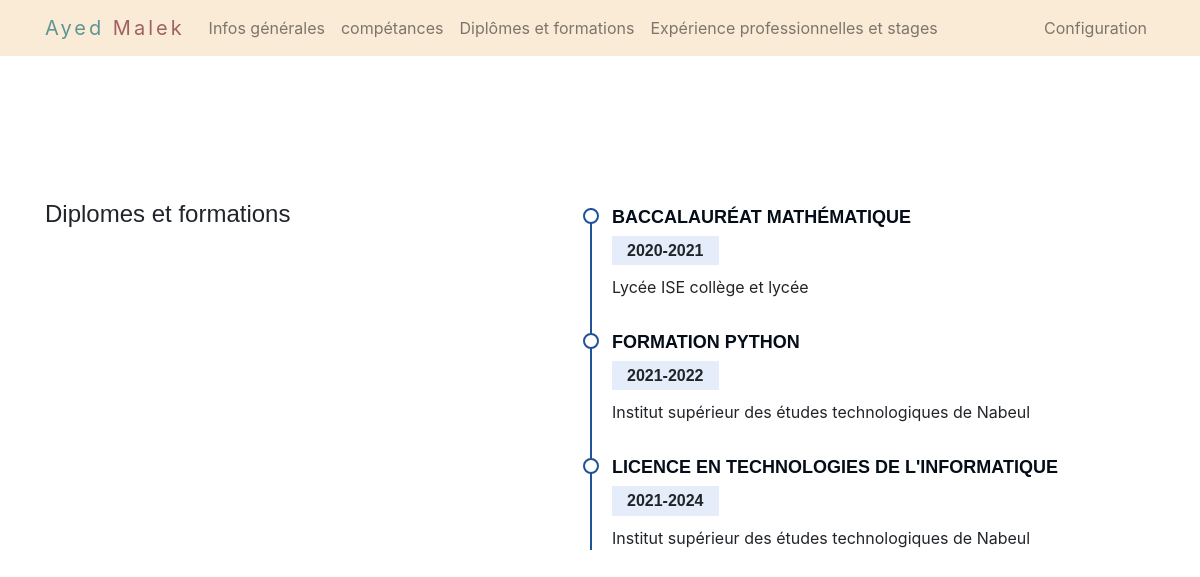
The app's page /CV/formation/ with its own data.
### CV/models.py (models this page shows)
class formation(models.Model):
    date=models.CharField(max_length=100)
    lieu=models.CharField(max_length=100)
    type=models.CharField(max_length=100)
    speci=models.CharField(max_length=100)
    type=models.ForeignKey('Type',on_delete=models.CASCADE,)

### CV/views.py (the view)
# urls.py: path('formation/',views.list_formation,name='list_formation')
def list_formation(request):
    form=formation.objects.all().values
    template=loader.get_template('formation.html')
    context={
        'form':form
    }
    return HttpResponse(template.render(context,request))

### CV/Templates/formation.html (shortened to what this page needs)
{% load static %}
<html>
    <head>
        <link rel="stylesheet" href="{% static 'css/style.css'  %}">
        <link rel="stylesheet" href="{% static 'css/bootstrap.min.css' %}">
    </head>
<body>
{% include "navBar.html" %}
<div class="container">
    <div class="row">
      <div class="col-sm-4 ">
<div style="margin-top:200px ;"><h4>Diplomes et formations</h4></div>
        </div>
    <div class="col-sm-6 " style="margin: 150px 0 0 150px;">
        <section id="resume" class="resume">
            <div class="container">
            {% for f in form %}
         <div class="resume-item">
          <h4>{{f.speci}}</h4>
          <h5>{{f.date }}</h5>
          <p>{{f.lieu}}</p>
        </div>
          {% endfor %}
                </div>
        </section>
    <br>
    <br>
    </div>
</body>
</html>

### CV/static/css/style.css (style rules this page uses)
body { font-family: "Open Sans", sans-serif; color: #272829; }
h1, h2, h3, h4, h5, h6 { font-family: "Raleway", sans-serif; }
section { padding: 60px 0; overflow: hidden; }
.resume .resume-item { padding: 0 0 20px 20px; margin-top: -2px; border-left: 2px solid #1f5297; position: relative; }
.resume .resume-item h4 { line-height: 18px; font-size: 18px; font-weight: 600; text-transform: uppercase; font-family: "Poppins", sans-serif; color: #050d18; margin-bottom: 10px; }
.resume .resume-item h5 { font-size: 16px; background: #e4edf9; padding: 5px 15px; display: inline-block; font-weight: 600; margin-bottom: 10px; }
.resume .resume-item:last-child { padding-bottom: 0; }
.resume .resume-item::before { content: ""; position: absolute; width: 16px; height: 16px; border-radius: 50px; left: -9px; top: 0; background: #fff; border: 2px solid #1f5297; }

### records on screen
formation: speci "BACCALAURÉAT MATHÉMATIQUE", date "2020-2021", lieu "Lycée ISE collège et lycée"
formation: speci "FORMATION PYTHON", date "2021-2022", lieu "Institut supérieur des études technologiques de Nabeul"
formation: speci "LICENCE EN TECHNOLOGIES DE L'INFORMATIQUE", date "2021-2024", lieu "Institut supérieur des études technologiques de Nabeul"
